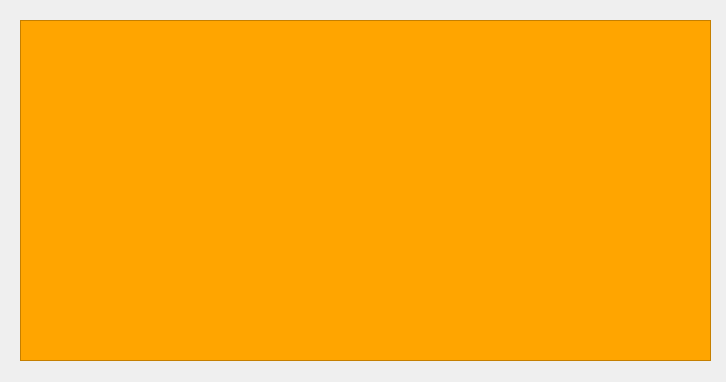
<?xml version="1.0" encoding="UTF-8"?>
<ui version="4.0">
 <class>Cours</class>
 <widget class="QDialog" name="Cours">
  <property name="geometry">
   <rect>
    <x>0</x>
    <y>0</y>
    <width>726</width>
    <height>382</height>
   </rect>
  </property>
  <property name="windowTitle">
   <string>Dialog</string>
  </property>
  <property name="styleSheet">
   <string notr="true">QLineEdit{
background-color:orange;}</string>
  </property>
  <widget class="QTableWidget" name="tableWidget">
   <property name="geometry">
    <rect>
     <x>20</x>
     <y>20</y>
     <width>691</width>
     <height>341</height>
    </rect>
   </property>
   <property name="styleSheet">
    <string notr="true">QWidget{background-color:orange;
	color: white;
}</string>
   </property>
  </widget>
 </widget>
 <resources/>
 <connections/>
</ui>
